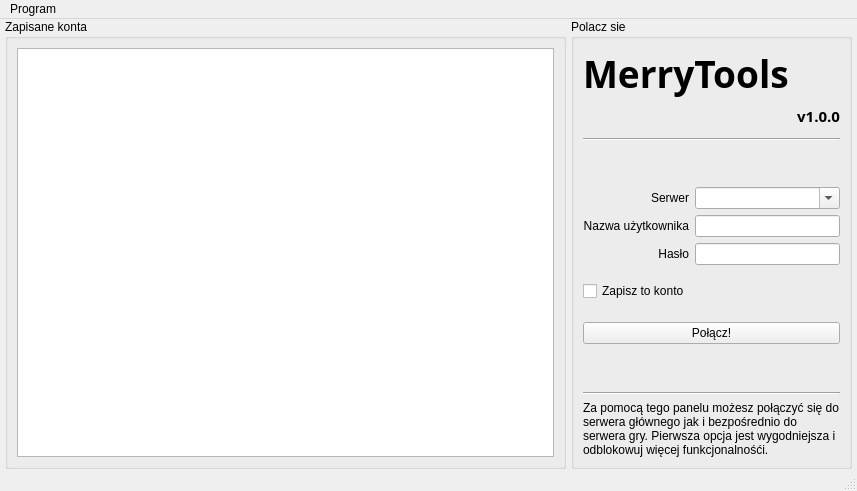
<?xml version="1.0" encoding="UTF-8"?>
<ui version="4.0">
 <class>MainWindow</class>
 <widget class="QMainWindow" name="MainWindow">
  <property name="geometry">
   <rect>
    <x>0</x>
    <y>0</y>
    <width>857</width>
    <height>491</height>
   </rect>
  </property>
  <property name="tabletTracking">
   <bool>false</bool>
  </property>
  <property name="windowTitle">
   <string>Potenze GUI</string>
  </property>
  <property name="documentMode">
   <bool>false</bool>
  </property>
  <widget class="QWidget" name="widget">
   <layout class="QGridLayout" name="gridLayout">
    <property name="leftMargin">
     <number>5</number>
    </property>
    <property name="topMargin">
     <number>0</number>
    </property>
    <property name="rightMargin">
     <number>5</number>
    </property>
    <property name="bottomMargin">
     <number>0</number>
    </property>
    <property name="spacing">
     <number>0</number>
    </property>
    <item row="0" column="1">
     <layout class="QHBoxLayout" name="layoutMain">
      <property name="spacing">
       <number>5</number>
      </property>
      <item>
       <widget class="QGroupBox" name="groupBoxSavedAccounts">
        <property name="sizePolicy">
         <sizepolicy hsizetype="Expanding" vsizetype="Expanding">
          <horstretch>2</horstretch>
          <verstretch>0</verstretch>
         </sizepolicy>
        </property>
        <property name="cursor">
         <cursorShape>ArrowCursor</cursorShape>
        </property>
        <property name="title">
         <string>Zapisane konta</string>
        </property>
        <layout class="QGridLayout" name="gridLayout_4">
         <item row="0" column="0">
          <widget class="QListView" name="listView"/>
         </item>
        </layout>
       </widget>
      </item>
      <item>
       <widget class="QGroupBox" name="groupBoxConnect">
        <property name="sizePolicy">
         <sizepolicy hsizetype="Expanding" vsizetype="Expanding">
          <horstretch>1</horstretch>
          <verstretch>0</verstretch>
         </sizepolicy>
        </property>
        <property name="title">
         <string>Polacz sie</string>
        </property>
        <layout class="QGridLayout" name="gridLayout_2">
         <item row="0" column="0">
          <layout class="QVBoxLayout" name="verticalLayout">
           <item>
            <widget class="QLabel" name="label">
             <property name="font">
              <font>
               <family>Segoe UI Black</family>
               <pointsize>28</pointsize>
               <weight>75</weight>
               <bold>true</bold>
              </font>
             </property>
             <property name="text">
              <string>MerryTools</string>
             </property>
            </widget>
           </item>
           <item>
            <widget class="QLabel" name="label_2">
             <property name="font">
              <font>
               <family>Segoe UI Black</family>
               <pointsize>11</pointsize>
               <weight>75</weight>
               <bold>true</bold>
              </font>
             </property>
             <property name="layoutDirection">
              <enum>Qt::LeftToRight</enum>
             </property>
             <property name="text">
              <string>v1.0.0</string>
             </property>
             <property name="alignment">
              <set>Qt::AlignRight|Qt::AlignTrailing|Qt::AlignVCenter</set>
             </property>
            </widget>
           </item>
           <item>
            <spacer name="verticalSpacer_2">
             <property name="orientation">
              <enum>Qt::Vertical</enum>
             </property>
             <property name="sizeType">
              <enum>QSizePolicy::Fixed</enum>
             </property>
             <property name="sizeHint" stdset="0">
              <size>
               <width>20</width>
               <height>5</height>
              </size>
             </property>
            </spacer>
           </item>
           <item>
            <widget class="Line" name="line">
             <property name="orientation">
              <enum>Qt::Horizontal</enum>
             </property>
            </widget>
           </item>
           <item>
            <spacer name="verticalSpacer_3">
             <property name="orientation">
              <enum>Qt::Vertical</enum>
             </property>
             <property name="sizeType">
              <enum>QSizePolicy::Fixed</enum>
             </property>
             <property name="sizeHint" stdset="0">
              <size>
               <width>20</width>
               <height>40</height>
              </size>
             </property>
            </spacer>
           </item>
           <item>
            <layout class="QGridLayout" name="gridLayout_3">
             <item row="1" column="0">
              <widget class="QLabel" name="label_4">
               <property name="sizePolicy">
                <sizepolicy hsizetype="MinimumExpanding" vsizetype="Preferred">
                 <horstretch>1</horstretch>
                 <verstretch>0</verstretch>
                </sizepolicy>
               </property>
               <property name="text">
                <string>Nazwa użytkownika</string>
               </property>
               <property name="alignment">
                <set>Qt::AlignRight|Qt::AlignTrailing|Qt::AlignVCenter</set>
               </property>
              </widget>
             </item>
             <item row="1" column="1">
              <widget class="QLineEdit" name="editUsername">
               <property name="sizePolicy">
                <sizepolicy hsizetype="Expanding" vsizetype="Fixed">
                 <horstretch>3</horstretch>
                 <verstretch>0</verstretch>
                </sizepolicy>
               </property>
              </widget>
             </item>
             <item row="0" column="0">
              <widget class="QLabel" name="label_3">
               <property name="sizePolicy">
                <sizepolicy hsizetype="MinimumExpanding" vsizetype="Preferred">
                 <horstretch>1</horstretch>
                 <verstretch>0</verstretch>
                </sizepolicy>
               </property>
               <property name="text">
                <string>Serwer</string>
               </property>
               <property name="alignment">
                <set>Qt::AlignRight|Qt::AlignTrailing|Qt::AlignVCenter</set>
               </property>
              </widget>
             </item>
             <item row="0" column="1">
              <widget class="QComboBox" name="comboServer">
               <property name="sizePolicy">
                <sizepolicy hsizetype="Expanding" vsizetype="Fixed">
                 <horstretch>3</horstretch>
                 <verstretch>0</verstretch>
                </sizepolicy>
               </property>
               <property name="editable">
                <bool>true</bool>
               </property>
              </widget>
             </item>
             <item row="2" column="0">
              <widget class="QLabel" name="label_5">
               <property name="sizePolicy">
                <sizepolicy hsizetype="MinimumExpanding" vsizetype="Preferred">
                 <horstretch>1</horstretch>
                 <verstretch>0</verstretch>
                </sizepolicy>
               </property>
               <property name="text">
                <string>Hasło</string>
               </property>
               <property name="alignment">
                <set>Qt::AlignRight|Qt::AlignTrailing|Qt::AlignVCenter</set>
               </property>
              </widget>
             </item>
             <item row="2" column="1">
              <widget class="QLineEdit" name="editPassword">
               <property name="sizePolicy">
                <sizepolicy hsizetype="Expanding" vsizetype="Fixed">
                 <horstretch>3</horstretch>
                 <verstretch>0</verstretch>
                </sizepolicy>
               </property>
               <property name="echoMode">
                <enum>QLineEdit::Password</enum>
               </property>
              </widget>
             </item>
            </layout>
           </item>
           <item>
            <spacer name="verticalSpacer_5">
             <property name="orientation">
              <enum>Qt::Vertical</enum>
             </property>
             <property name="sizeType">
              <enum>QSizePolicy::Fixed</enum>
             </property>
             <property name="sizeHint" stdset="0">
              <size>
               <width>20</width>
               <height>10</height>
              </size>
             </property>
            </spacer>
           </item>
           <item>
            <widget class="QCheckBox" name="checkSaveProfile">
             <property name="sizePolicy">
              <sizepolicy hsizetype="Minimum" vsizetype="Fixed">
               <horstretch>0</horstretch>
               <verstretch>0</verstretch>
              </sizepolicy>
             </property>
             <property name="focusPolicy">
              <enum>Qt::StrongFocus</enum>
             </property>
             <property name="layoutDirection">
              <enum>Qt::LeftToRight</enum>
             </property>
             <property name="autoFillBackground">
              <bool>false</bool>
             </property>
             <property name="text">
              <string>Zapisz to konto</string>
             </property>
             <property name="autoRepeat">
              <bool>false</bool>
             </property>
             <property name="tristate">
              <bool>false</bool>
             </property>
            </widget>
           </item>
           <item>
            <spacer name="verticalSpacer_4">
             <property name="orientation">
              <enum>Qt::Vertical</enum>
             </property>
             <property name="sizeType">
              <enum>QSizePolicy::Fixed</enum>
             </property>
             <property name="sizeHint" stdset="0">
              <size>
               <width>20</width>
               <height>15</height>
              </size>
             </property>
            </spacer>
           </item>
           <item>
            <widget class="QPushButton" name="buttonConnect">
             <property name="text">
              <string>Połącz!</string>
             </property>
            </widget>
           </item>
           <item>
            <spacer name="verticalSpacer">
             <property name="orientation">
              <enum>Qt::Vertical</enum>
             </property>
             <property name="sizeHint" stdset="0">
              <size>
               <width>20</width>
               <height>40</height>
              </size>
             </property>
            </spacer>
           </item>
           <item>
            <widget class="Line" name="line_2">
             <property name="orientation">
              <enum>Qt::Horizontal</enum>
             </property>
            </widget>
           </item>
           <item>
            <widget class="QLabel" name="label_6">
             <property name="text">
              <string>Za pomocą tego panelu możesz połączyć się do serwera głównego jak i bezpośrednio do serwera gry. Pierwsza opcja jest wygodniejsza i odblokowuj więcej funkcjonalnośći.</string>
             </property>
             <property name="wordWrap">
              <bool>true</bool>
             </property>
            </widget>
           </item>
          </layout>
         </item>
        </layout>
       </widget>
      </item>
     </layout>
    </item>
   </layout>
  </widget>
  <widget class="QStatusBar" name="statusBar"/>
  <widget class="QMenuBar" name="menuBar">
   <property name="geometry">
    <rect>
     <x>0</x>
     <y>0</y>
     <width>857</width>
     <height>21</height>
    </rect>
   </property>
   <widget class="QMenu" name="menuFile">
    <property name="title">
     <string>Program</string>
    </property>
    <addaction name="actionQuit"/>
   </widget>
   <addaction name="menuFile"/>
  </widget>
  <action name="actionQuit">
   <property name="checkable">
    <bool>false</bool>
   </property>
   <property name="text">
    <string>Wyjdź</string>
   </property>
   <property name="shortcut">
    <string>Ctrl+Q</string>
   </property>
  </action>
 </widget>
 <tabstops>
  <tabstop>listView</tabstop>
  <tabstop>comboServer</tabstop>
  <tabstop>editUsername</tabstop>
  <tabstop>editPassword</tabstop>
  <tabstop>checkSaveProfile</tabstop>
  <tabstop>buttonConnect</tabstop>
  <tabstop>tabsConnect_3</tabstop>
  <tabstop>tabsConnect_2</tabstop>
 </tabstops>
 <resources/>
 <connections/>
</ui>
